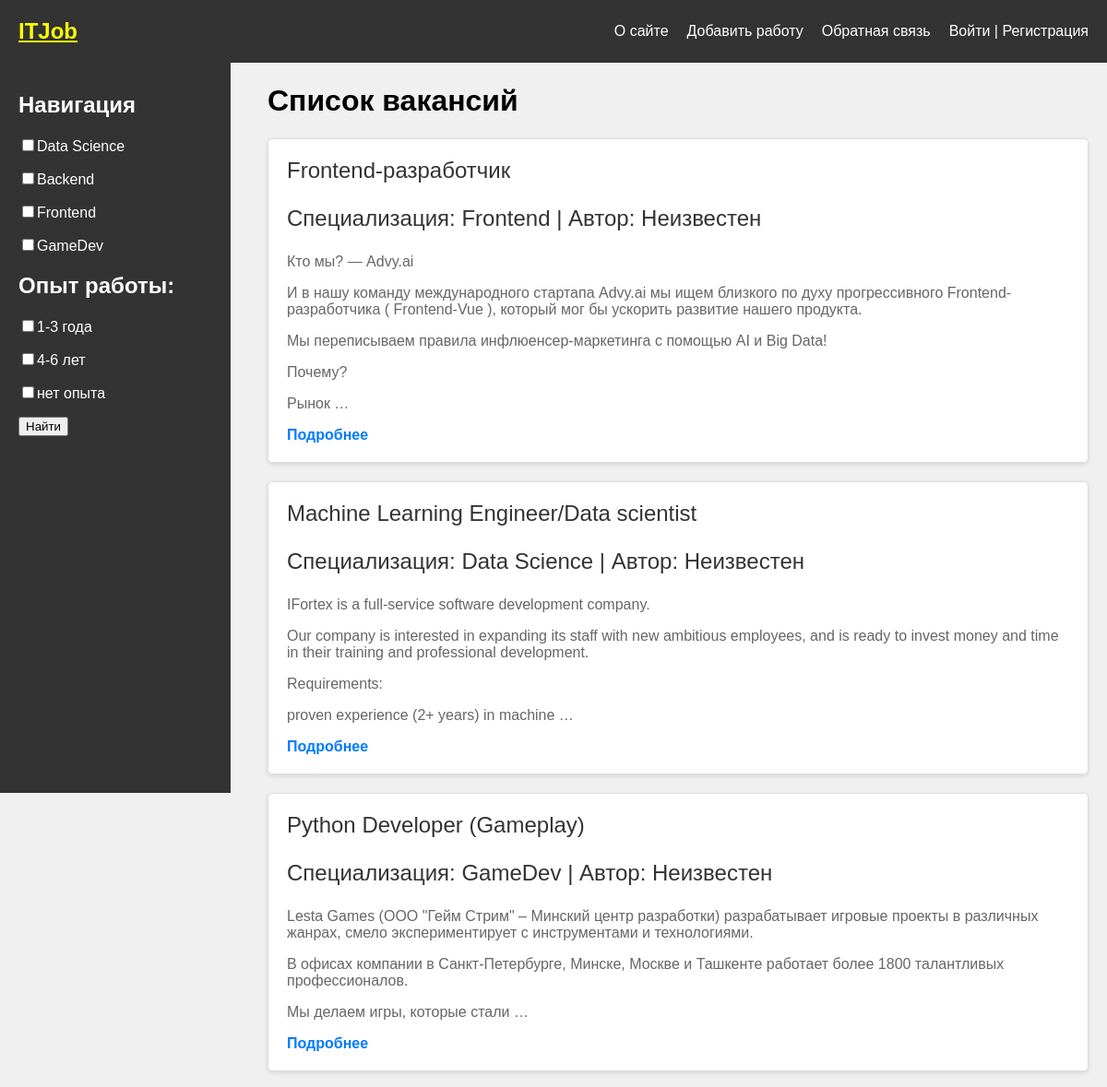
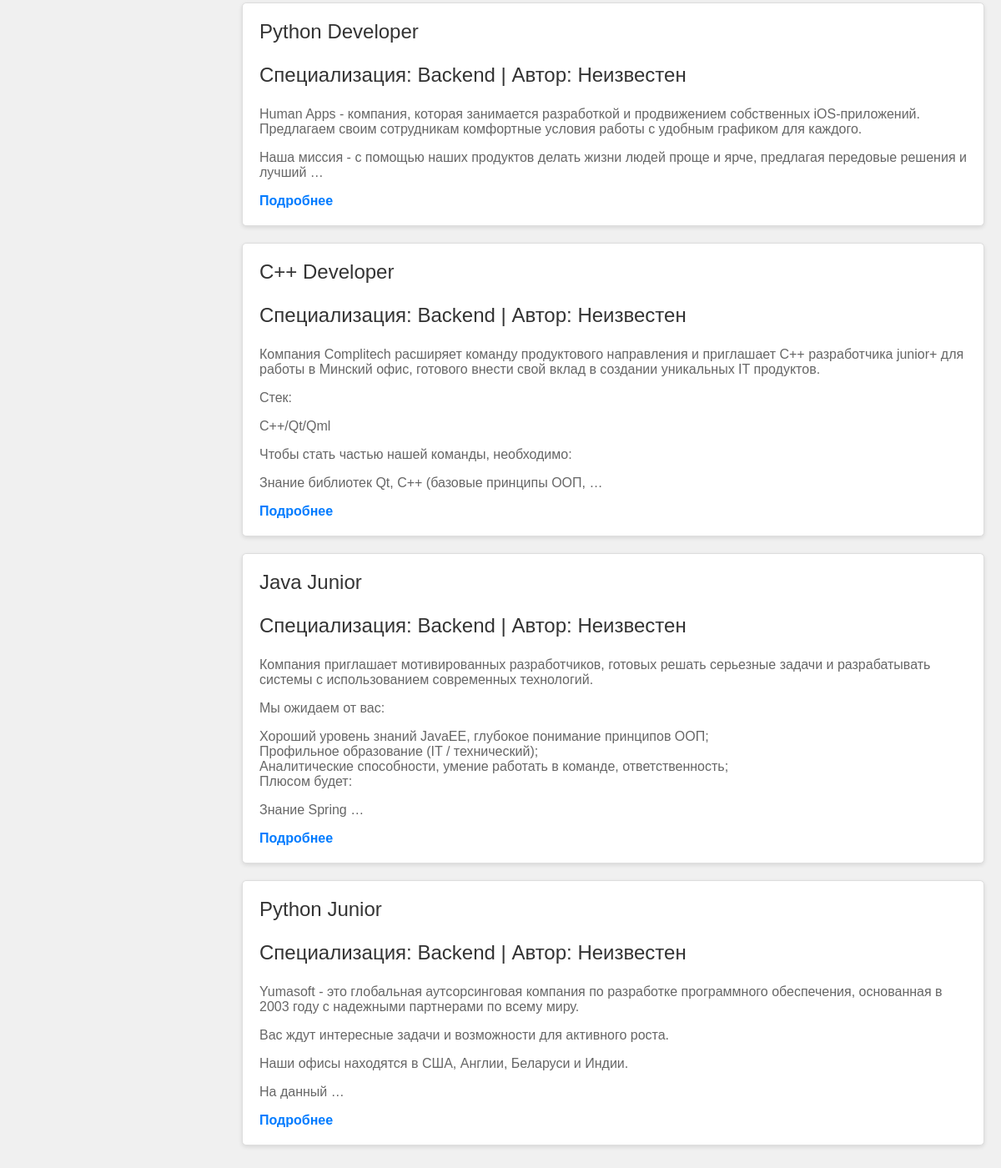
The page / on the database its author committed (2 pictures, top to bottom).
### vacancies/models.py (models this page shows, shortened)
class Specification(models.Model):
    name = models.CharField(max_length=100,db_index=True)
    slug = models.SlugField(max_length=100)

class Experience(models.Model):
    exp=models.CharField(max_length=100)
    slug=models.SlugField(max_length=100)

class Job(models.Model):
    title = models.CharField(max_length=255, verbose_name='Специальность')
    slug=models.SlugField(max_length=255,unique=True,db_index=True,default='',verbose_name='URL')
    description = models.TextField(blank=True,verbose_name='Описание')
    time_create=models.DateTimeField(auto_now_add=True)
    time_update=models.DateTimeField(auto_now=True)
    specification = models.ForeignKey('Specification',on_delete= models.PROTECT,verbose_name='Квалификация')
    tags = models.ForeignKey('Experience',null=True,on_delete= models.PROTECT,related_name='tags',verbose_name='Опыт работы')
    author = models.ForeignKey(get_user_model(),on_delete=models.SET_NULL,related_name='posts',null=True,default=None)
    def get_absolute_url(self):
        return reverse('job',kwargs={'job_slug':self.slug})

### vacancies/views.py (the view)
# urls.py: path('',main_page,name='home'),
def main_page(request):
    jobs = Job.objects.all().order_by('-time_create')
    data={
        'jobs':jobs,
        'menu':menu,
        'cat_selected':0,
    }
    return render(request,'vacancies/main.html',data)

### users/context_processors.py (called while the page is built)
def get_main_context(request):
    return {'mainmenu':menu}

### vacancies/templatetags/vacancies_tags.py (called while the page is built)
@register.inclusion_tag('vacancies/list_categories.html')
def show_categories():
    cats = Specification.objects.all()
    exp = Experience.objects.all()
    return {'cats':cats, 'exp': exp}

@register.simple_tag()
def get_menu():
    return menu

### vacancies/templates/vacancies/main.html
{%extends 'base.html'%}
{%block list_post%}
    <h1>Список вакансий</h1>
     {%for j in jobs%}
    <div class="job-card">
        {%autoescape off %}
        <div class="job-title"> {{j.title}}
            <p>Специализация: {{j.specification.name}} | Автор: {{j.author.username|default:"Неизвестен"}} </p>
        </div>
        <div class="job-description">{{j.description|linebreaks|truncatewords:40}}</div>
        <a href="{{j.get_absolute_url}}" class="job-link">Подробнее</a>
        {%endautoescape%}
    </div>
    {%endfor%}
{%endblock%}

### vacancies/templates/vacancies/list_categories.html (shortened to what this page needs)
<form action="{% url 'sorting' %}" method="post">
    {%for c in cats %}
    <input type="checkbox" name="checkbox_{{c.id}}"><label for= 'id_{{c.id}}'>{{c.name}}</label> <p></p>
    {%endfor%}
    <h2>Опыт работы:</h2>
    {%for c in exp %}
    <input type="checkbox" name="tags_{{c.id}}"><label for= 'id_{{c.id}}'>{{c.exp}}</label> <p></p>
    {%endfor%}
    <p>
    <button type="submit" name="action">Найти</button></p>
</form>

### vacancies/static/vacancies/css/style.css (style rules this page uses)
body { font-family: Arial, sans-serif; background-color: #f0f0f0; margin: 0; padding: 0; display: flex; flex-direction: column; }
.sidebar h2 { font-size: 1.5em; margin-bottom: 20px; }
.job-card { background-color: white; border: 1px solid #ddd; border-radius: 5px; margin-bottom: 20px; padding: 20px; box-shadow: 0 2px 5px rgba(0,0,0,0.1); }
.job-title { font-size: 1.5em; margin-bottom: 10px; color: #333; }
.job-description { font-size: 1em; margin-bottom: 10px; color: #666; }
.job-link { text-decoration: none; color: #007BFF; font-weight: bold; }

### rows shown on the page
Specification: name "Data Science"
Specification: name "Backend"
Specification: name "Frontend"
Specification: name "GameDev"
Experience: exp "1-3 года"
Experience: exp "4-6 лет"
Experience: exp "нет опыта"
Job: title "Frontend-разработчик", specification.name "Frontend", author.username "Неизвестен", description "Кто мы? — Advy.ai И в нашу команду международного стартапа Advy.ai мы ищем близкого по духу прогрессивного Frontend-разработчика ( Frontend-Vue ), который мог бы ускорить развитие нашего продукта. Мы переписываем правила инфлюенсер-маркетинга с помощью AI и Big Data! Почему? Рынок …"
Job: title "Machine Learning Engineer/Data scientist", specification.name "Data Science", author.username "Неизвестен", description "IFortex is a full-service software development company. Our company is interested in expanding its staff with new ambitious employees, and is ready to invest money and time in their training and professional development. Requirements: proven experience (2+ years) in machine …"
Job: title "Python Developer (Gameplay)", specification.name "GameDev", author.username "Неизвестен", description "Lesta Games (ООО \"Гейм Стрим\" – Минский центр разработки) разрабатывает игровые проекты в различных жанрах, смело экспериментирует с инструментами и технологиями. В офисах компании в Санкт-Петербурге, Минске, Москве и Ташкенте работает более 1800 талантливых профессионалов. Мы делаем игры, которые стали …"
Job: title "Python Developer", specification.name "Backend", author.username "Неизвестен", description "Human Apps - компания, которая занимается разработкой и продвижением собственных iOS-приложений. Предлагаем своим сотрудникам комфортные условия работы c удобным графиком для каждого. Наша миссия - с помощью наших продуктов делать жизни людей проще и ярче, предлагая передовые решения и лучший …"
Job: title "C++ Developer", specification.name "Backend", author.username "Неизвестен", description "Компания Complitech расширяет команду продуктового направления и приглашает С++ разработчика junior+ для работы в Минский офис, готового внести свой вклад в создании уникальных IT продуктов. Стек: C++/Qt/Qml Чтобы стать частью нашей команды, необходимо: Знание библиотек Qt, C++ (базовые принципы ООП, …"
Job: title "Java Junior", specification.name "Backend", author.username "Неизвестен", description "Компания приглашает мотивированных разработчиков, готовых решать серьезные задачи и разрабатывать системы с использованием современных технологий. Мы ожидаем от вас: Хороший уровень знаний JavaEE, глубокое понимание принципов ООП; Профильное образование (IT / технический); Аналитические способности, умение работать в команде, ответственность; Плюсом будет: Знание Spring …"
Job: title "Python Junior", specification.name "Backend", author.username "Неизвестен", description "Yumasoft - это глобальная аутсорсинговая компания по разработке программного обеспечения, основанная в 2003 году с надежными партнерами по всему миру. Вас ждут интересные задачи и возможности для активного роста. Наши офисы находятся в США, Англии, Беларуси и Индии. На данный …"

### other values the page prints
{{ m.title }} "О сайте" "Добавить работу" "Обратная связь"
